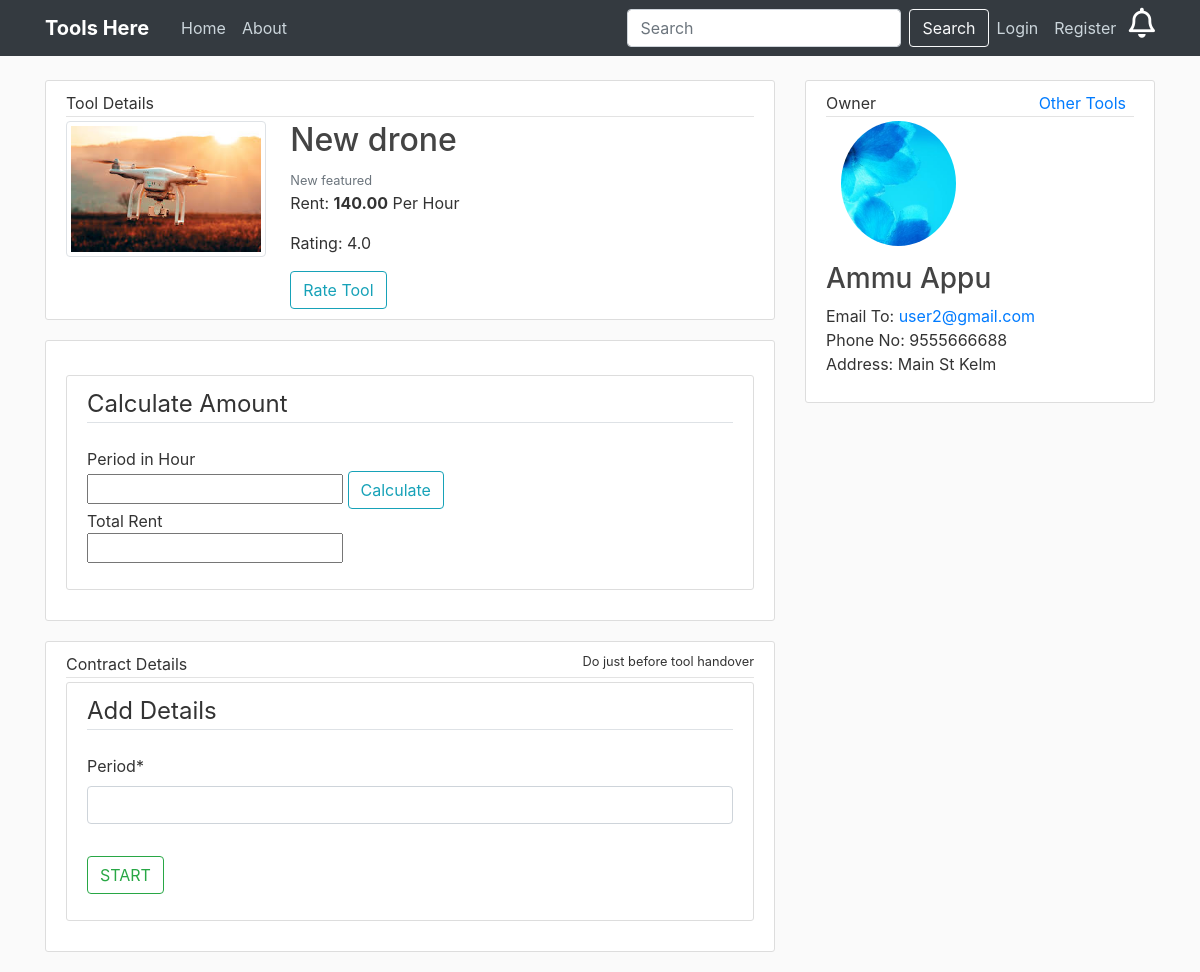
/accounts/startcontract/18/, run on the app's committed database.
### home/models.py (models this page shows, shortened)
class Post(models.Model):
	tool = models.CharField(max_length=100)
	content = models.CharField(max_length=300)
	rent = models.DecimalField(decimal_places=2,max_digits=12)
	rent_type = models.CharField(max_length=100,choices=RENT_CHOICES,default=RENT_CHOICES[0][0])
	rating = models.FloatField(default=0)
	owner = models.ForeignKey(CustomUser, on_delete=models.CASCADE)
	image = models.ImageField(default='default.jpg', upload_to='tool_pics')
	available = models.BooleanField(default=False)

### accounts/models.py (models this page shows)
class CustomUser(AbstractUser):
    username = None
    email = models.EmailField(_('email address'), unique=True)
    phone = models.CharField(max_length=10, null=True)
    address = models.CharField(max_length=200, null=True)
    USERNAME_FIELD = 'email'
    REQUIRED_FIELDS = []
    objects = CustomUserManager()

### users/models.py (models this page shows, shortened)
class Profile(models.Model):
    user = models.OneToOneField(CustomUser, on_delete=models.CASCADE)
    image = models.ImageField(default='default.jpg', upload_to='profile_pics')

### users/views.py (the view)
# urls.py: path('accounts/startcontract/<int:pk>/', user_views.StartContractView, name='start-contract'),
def StartContractView(request,pk):
	noti = RequestTool.objects.get(id=pk)#pk is the post id passed from url
	if request.method == 'POST':
		form = StartContractForm(request.POST)
		if form.is_valid():
			req = form.save(commit=False)
			req.client = request.user
			req.owner = noti.post.owner
			req.post = noti.post
			req.total_rent = req.post.rent*req.period
			req.status = 0
			req.save()
			noti.status = 5
			noti.save()
			post = Post.objects.get(id=noti.post.id)
			post.available=False
			post.save()
			pk=req.id;
			return HttpResponseRedirect(reverse('contract-detail',args=[pk]))
	else:
		form = StartContractForm()
	context = {
		'form': form,
		'post': noti.post,
		'owner' : noti.post.owner,
	}
	template = loader.get_template('users/contracts/start_contract.html')
	return HttpResponse(template.render(context,request))

### users/forms.py
class StartContractForm(forms.ModelForm):
	period = forms.DecimalField(required=True)
	class Meta:
		model = Contract
		fields = ['period']

### users/templates/users/contracts/start_contract.html (shortened to what this page needs)
{% extends "base.html" %}
{% load crispy_forms_tags %}
{% block content %}
    	<article class="media content-section">
          <div class="media-body">
            <div class="article-metadata">Tool Details</div>
            <div class="row padding">
              <div class="col-md-4">
                <img class="img-thumbnail" src="{{ post.image.url }}" width="200" height="200">
              </div>
              <div>
                <h2 class="article-title">{{ post.tool }}</h2>
                <small class="text-muted">{{ post.content }}</small>
                <p>Rent: <b>{{ post.rent }}</b> {{ post.rent_type }}</p>
                <p class="article-content">Rating: {{ post.rating }}</p>
                <a href="{% url 'rate-post' post.id %}" class="btn btn-outline-info">Rate Tool</a>
              </div>
            </div>
          </div>
      </article>
      <article class="media content-section">
          <div class="media-body">
            <br>
            <div class="content-section">
                <form name="calForm">
                    <fieldset class="form-group">
                      <legend class="border-bottom mb-4">Calculate Amount</legend>
                      Period in
                      {% if "Hour" in post.rent_type %}
                        Hour
                      {% elif "Day" in post.rent_type %}
                        Day
                      {% elif "Week" in post.rent_type %}
                        Week
                      {% elif "Month" in post.rent_type %}
                        Month
                      {% elif "Year" in post.rent_type %}
                        Year
                      {% endif %}<br>
                      <input type="text" name="period">
                      <button class="btn btn-outline-info" type="button" value="calc" onclick="total_rent();">Calculate</button><br>
                      Total Rent <br><input type="text" name="totalrent">
                    </fieldset>
                </form>
            </div>
          </div>
      </article>
      <article class="media content-section">
          <div class="media-body">
            <div class="article-metadata d-flex justify-content-between">Contract Details <small>{{review_count}} Do just before tool handover</small>
            </div>
            <div class="content-section">
                <form class="login-form" method="POST" enctype="multipart/form-data">
                    <fieldset class="form-group">
                      <legend class="border-bottom mb-4">Add Details</legend>
                      {{ form|crispy }}
                    </fieldset>
                  <div class="form-group">
                    <button class="btn btn-outline-success" type="submit">START</button>
                  </div>
                </form>
            </div>
          </div>
      </article>
{% endblock content %}
{% block sidebar %}
      <article class="content-section">
          <div class="media-body">
            <div class="article-metadata d-flex justify-content-between">Owner
              <div class=""><a class="mr-2" href="#">Other Tools</a></div>
            </div>
            <div class="d-flex flex-column">
              <div class="col-md-4 d-flex">
                <img class="rounded-circle account-img" src="{{ post.owner.profile.image.url }}">
              </div>
              <div>
                <h3 class="article-title">{{ post.owner.first_name }} {{ post.owner.last_name }}</h3>
                Email To: <a class="mr-2" href="mailto: {{ post.owner.email }}">{{ post.owner.email }}</a><br>
                Phone No: {{ post.owner.phone }}
                <p class="article-content">Address: {{ post.owner.address }}</p>
              </div>
            </div>
          </div>
      </article>
{% endblock sidebar %}

### tools2/static/home/main.css (style rules this page uses)
body { background: #fafafa; color: #333333; margin-top: 5rem; }
h1, h2, h3, h4, h5, h6 { color: #444444; }
.content-section { background: #ffffff; padding: 10px 20px; border: 1px solid #dddddd; border-radius: 3px; margin-bottom: 20px; }
.article-title { color: #444444; }
.article-content { white-space: pre-line; }
.article-metadata { padding-bottom: 1px; margin-bottom: 4px; border-bottom: 1px solid #e3e3e3 }
.account-img { height: 125px; width: 125px; margin-right: 20px; margin-bottom: 16px; }

### data on the page
Post: image (picture), tool "New drone", content "New featured", rent "140.00", rent_type "Per Hour", rating "4.0", owner.profile.image (picture), owner.first_name "Ammu", owner.last_name "Appu", owner.email "user2@gmail.com", owner.phone "9555666688", owner.address "Main St Kelm"
